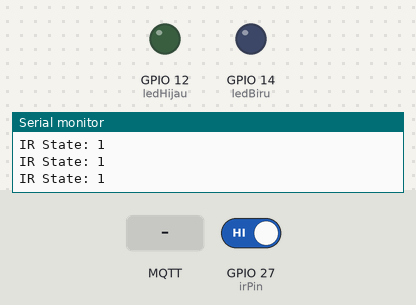
Bench run of a sketch on a simulated ESP32. Shown: output pins drawn as LEDs (lit = HIGH), the last lines printed to the serial monitor. The test bench sets the inputs (shaded band); at power-on: GPIO 27 (irPin) HIGH. WiFi joins after 1.5 s; servers stay silent unless stated; no MQTT or app messages arrive unless stated.

Above: at 2.7 s.
2.8 s: MQTT message "start" arrives on the first subscribed topic
At 3.9 s:
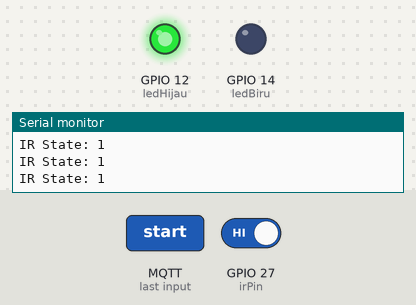
4.4 s: GPIO 27 (irPin) driven LOW
At 5.4 s:
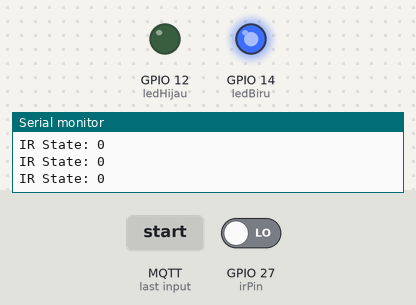
6.0 s: MQTT message "reset" arrives on the first subscribed topic
At 6.6 s:
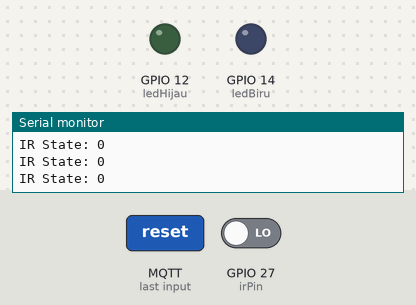
Timing chart, 0 to 9.0 s (numbered marks = the images above; inputs shaded):
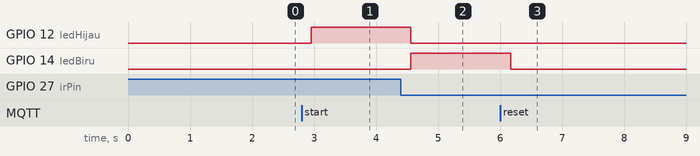

Measured:
- after the input at 2.8 s, GPIO 12 (ledHijau): LOW → HIGH after 0.16 s
- after the input at 4.4 s, GPIO 12 (ledHijau): HIGH → LOW after 0.16 s; GPIO 14 (ledBiru): LOW → HIGH after 0.16 s
- after the input at 6.0 s, GPIO 14 (ledBiru): HIGH → LOW after 0.17 s

The sketch:

TIMERSTOP.ino
```cpp
#include <WiFi.h>
#include <PubSubClient.h>

// ================== Konfigurasi WiFi & MQTT ===================
const char* ssid = "JE_ART 5";
const char* password = "bubat123";
const char* mqtt_server = "broker.emqx.io";
const int mqtt_port = 1883;
const char* mqtt_topic = "renang/timer";

WiFiClient espClient;
PubSubClient client(espClient);

// ================== Pin ===================
#define irPin     27
#define ledHijau  12
#define ledBiru   14

bool systemActive = false;
bool irDetected = false;
unsigned long detectionTime = 0;

// ================== Fungsi Reset ===================
void resetSystem() {
  systemActive = false;
  irDetected = false;
  detectionTime = 0;

  digitalWrite(ledHijau, LOW);
  digitalWrite(ledBiru, LOW);
  Serial.println("Sistem di-reset.");
}

// ================== Callback MQTT ===================
void callback(char* topic, byte* payload, unsigned int length) {
  String msg = "";
  for (int i = 0; i < length; i++) msg += (char)payload[i];
  msg.trim(); // buang spasi atau karakter newline
  Serial.println("Dari MQTT: " + msg);

  if (msg == "start") {
    systemActive = true;
    irDetected = false;
    detectionTime = 0;

    digitalWrite(ledHijau, HIGH);  // 🟢 LED hijau nyala
    digitalWrite(ledBiru, LOW);    // 🔵 Pastikan biru mati
    Serial.println("START diterima. Menunggu deteksi IR.");
  }
  else if (msg == "reset") {
    resetSystem();
  }
}

// ================== Reconnect MQTT ===================
void reconnect() {
  while (!client.connected()) {
    Serial.print("Menghubungkan MQTT...");
    if (client.connect("ESP32_FINISH")) {
      client.subscribe(mqtt_topic);
      Serial.println(" Terhubung & Subscribed!");
    } else {
      Serial.print("Gagal, rc=");
      Serial.print(client.state());
      Serial.println(" coba lagi 5 detik");
      delay(5000);
    }
  }
}

// ================== SETUP ===================
void setup() {
  Serial.begin(9600);

  WiFi.begin(ssid, password);
  while (WiFi.status() != WL_CONNECTED) {
    delay(500); Serial.print(".");
  }
  Serial.println("\nWiFi Terhubung!");

  client.setServer(mqtt_server, mqtt_port);
  client.setCallback(callback);

  pinMode(irPin, INPUT);
  pinMode(ledHijau, OUTPUT);
  pinMode(ledBiru, OUTPUT);

  resetSystem(); // Set semua kondisi awal
}

// ================== LOOP ===================
void loop() {
  if (!client.connected()) reconnect();
  client.loop();

  int irState = digitalRead(irPin);
  Serial.print("IR State: ");
  Serial.println(irState);

  if (systemActive && !irDetected && irState == LOW) {
    // Objek terdeteksi oleh IR
    irDetected = true;
    detectionTime = millis();

    digitalWrite(ledHijau, LOW);   // Matikan hijau
    digitalWrite(ledBiru, HIGH);   // Nyalakan biru

    client.publish(mqtt_topic, "stop");  // Kirim STOP ke server

    Serial.println("Objek FINISH terdeteksi. Kirim STOP. LED biru menyala.");
  }

  // Auto-reset setelah 10 detik dari deteksi IR
  if (irDetected && millis() - detectionTime >= 10000) {
    resetSystem();
  }

  delay(200);
}
```
